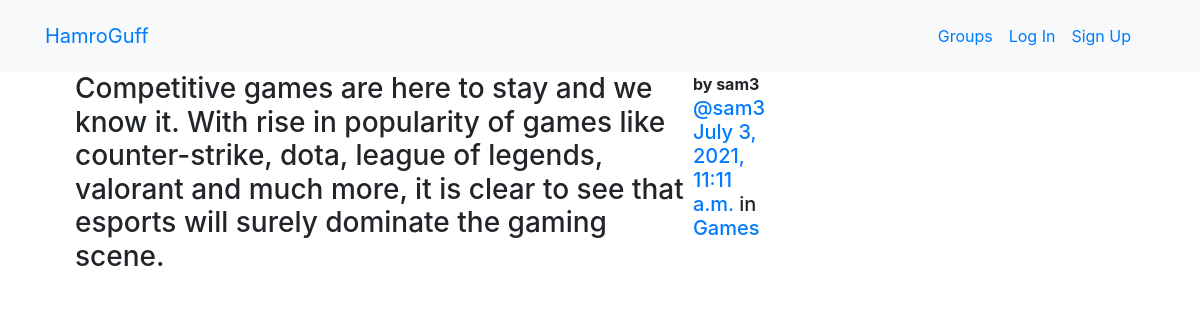
Page /posts/by/sam3/3/ on the committed database.
### posts/models.py (models this page shows, shortened)
class Post(models.Model):
    user=models.ForeignKey(User,on_delete=models.CASCADE,related_name='posts')
    created_at=models.DateTimeField(auto_now=True)
    message=models.TextField()
    group=models.ForeignKey(Group,on_delete=models.CASCADE,related_name='posts',null=True,blank=True)
    class Meta:
        ordering = ['-created_at']
        unique_together = ['user', 'message']

### groups/models.py (models this page shows, shortened)
class Group(models.Model):
    name=models.CharField(max_length=255,unique=True)
    slug=models.SlugField(allow_unicode=True,unique=True)
    description=models.TextField(blank=True,default='')
    description_html=models.TextField(editable=False,blank=True,default='')
    members=models.ManyToManyField(User,through='GroupMember')
    class Meta:
        ordering=['name']

### posts/views.py (the view)
# urls.py: path('by/<username>/<int:pk>/', views.PostDetail.as_view(), name='single'),
class PostDetail(SelectRelatedMixin, generic.DetailView):
    model = models.Post
    select_related = ("user", "group")
    def get_queryset(self):
        queryset = super().get_queryset()
        return queryset.filter(
            user__username__iexact=self.kwargs.get("username")
        )

### posts/templates/posts/post_detail.html
<!DOCTYPE html>
{% extends "posts/post_base.html" %}
{% block post_content %}
<div class="col-md-8">
    {% include "posts/_post.html" %}
</div>
{% endblock %}

### posts/templates/posts/_post.html (shortened to what this page needs)
<!DOCTYPE html>
<div class="post media">
	<h3>{{ post.message|safe }}</h3>
	<div class="media-body">
		<strong>by {{ post.user.username }}</strong>
		<h5 class="media-heading">
			<span class="username"><a href="{% url 'posts:for_user' username=post.user.username %}">@{{ post.user.username }}</a></span>
			<time class="time">
                <a href="{% url 'posts:single' username=post.user.username pk=post.pk %}">{{ post.created_at }}</a>
            </time>
			{% if post.group %}
			<span class="group-name">in <a href="#">{{ post.group.name }}</a></span>
			{% endif %}
		</h5>
	</div>
</div>

### rows in the picture
Post: message "Competitive games are here to stay and we know it. With rise in popularity of games like counter-strike, dota, league of legends, valorant and much more, it is clear to see that esports will surely dominate the gaming scene.", user.username "sam3", created_at "July 3, 2021, 11:11 a.m.", group.name "Games"
